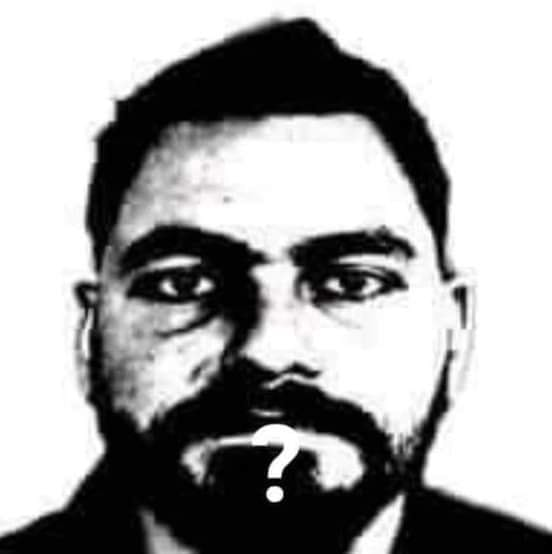
#> input picture pruebas/imgs/pimienta.jpg, 552 x 554 px
$ python shapes.py
#> lines starting #> are read from the running program, lines starting #| are printed output that depends on the picture; after the words box and inside, x2 and y2 are one past the last pixel; in counts of white or black regions, pixels touching at a corner belong together
import cv2
import numpy as np

img = np.zeros((512,512,3),np.uint8)
img2 = cv2.imread('imgs/pimienta.jpg')
#> img2 is the input picture: shape (554, 552, 3); mean B, G, R 162, 162, 162
print(img.shape)
print(img2.shape)
#| (554, 552, 3)

img[200:300,100:300] = 255,0,0

cv2.line(img2,(0,0),(img2.shape[1],img2.shape[0]),(0,0,255),3)
cv2.line(img2,(0,img2.shape[0]),(img2.shape[1],0),(0,0,255),3)
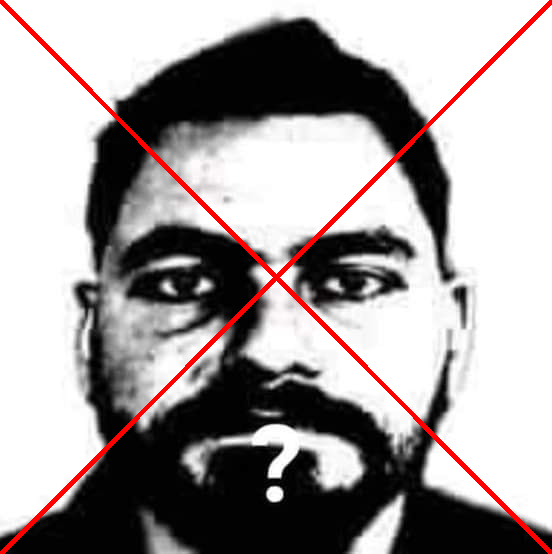
#> img2: shape (554, 552, 3); mean B, G, R 157.4, 157.4, 163.7
cv2.rectangle(img,(100,150),(300,350),(0,255,0),2)
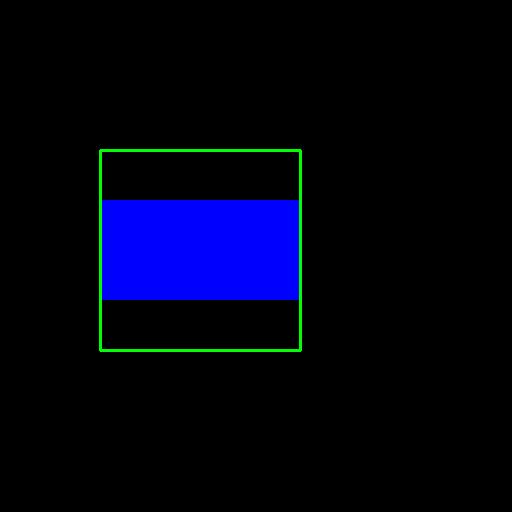
#> img: shape (512, 512, 3); mean of channels 0, 1, 2 19.2, 2.3, 0; drawn as B, G, R
cv2.line(img,(100,150),(300,350),(0,0,255),2)
cv2.line(img,(300,150),(100,350),(0,0,255),2)

cv2.circle(img,(400,50),30,(11,107,221),cv2.FILLED)
cv2.circle(img,(400,50),31,(255,255,255),2)
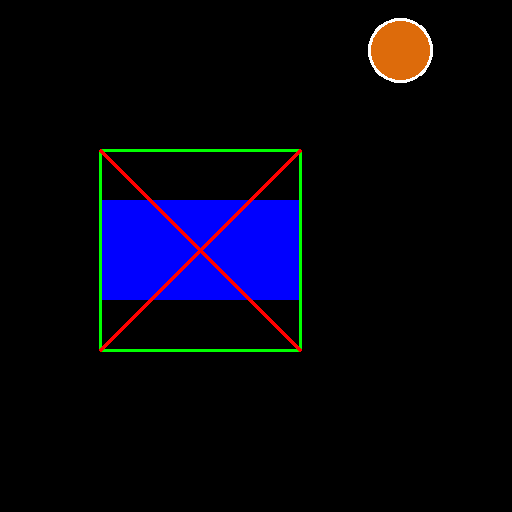
#> img: shape (512, 512, 3); mean of channels 0, 1, 2 18.9, 4, 4.8; drawn as B, G, R

cv2.putText(img2,"SE BUSCA",(100,70),cv2.FONT_HERSHEY_SIMPLEX,2,(0,0,255))
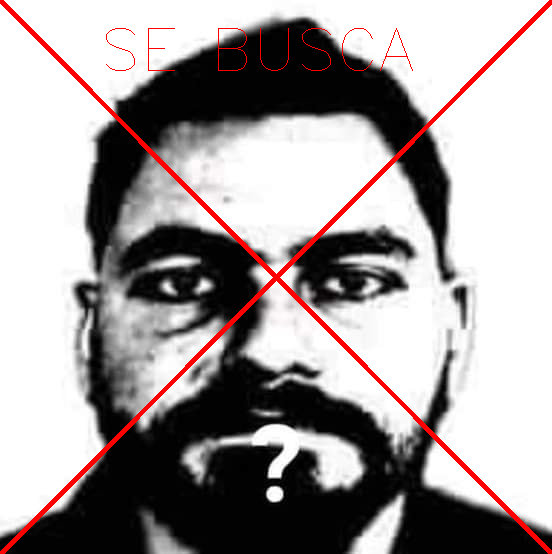
#> img2: shape (554, 552, 3); 0.25% of pixels changed, all inside (x1, y1, x2, y2) = (106, 28, 413, 71)


cv2.imshow('imagen', img)
cv2.imshow('pimienta funada', img2)

cv2.waitKey(0)

$ run again, with pruebas/imgs/cards2.jpg copied over pruebas/imgs/pimienta.jpg
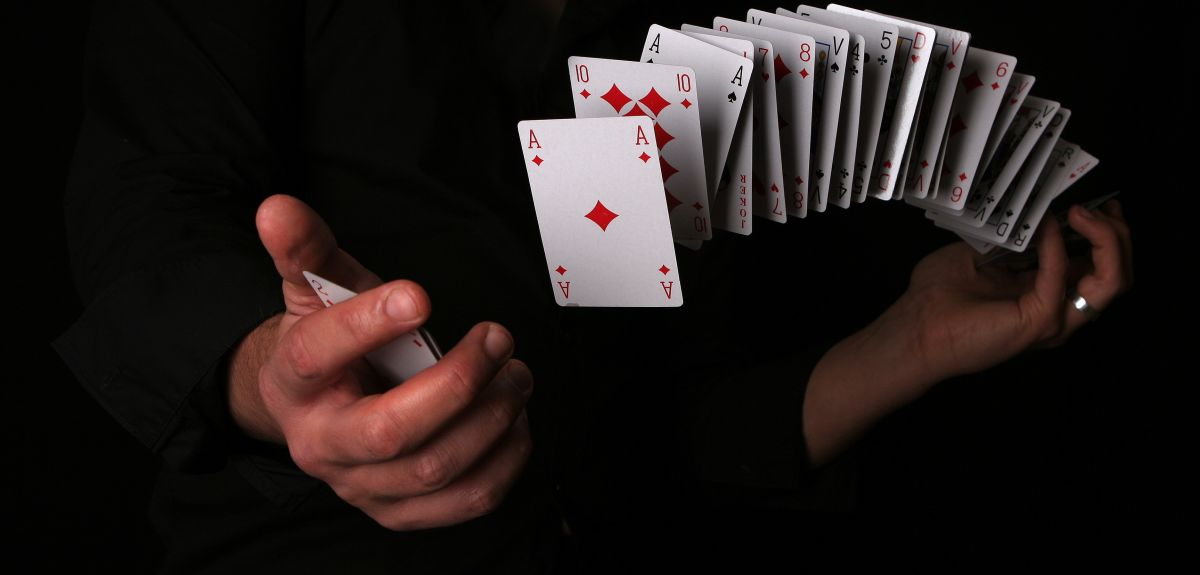
#> input picture pruebas/imgs/cards2.jpg, 1200 x 575 px
#> img2 is the input picture: shape (575, 1200, 3); mean B, G, R 25.4, 27, 34.1
#| (575, 1200, 3)
#> `cv2.line(img2,(0,img2.shape[0]),(img2.shape[1],0),(0,0,255),3)`:
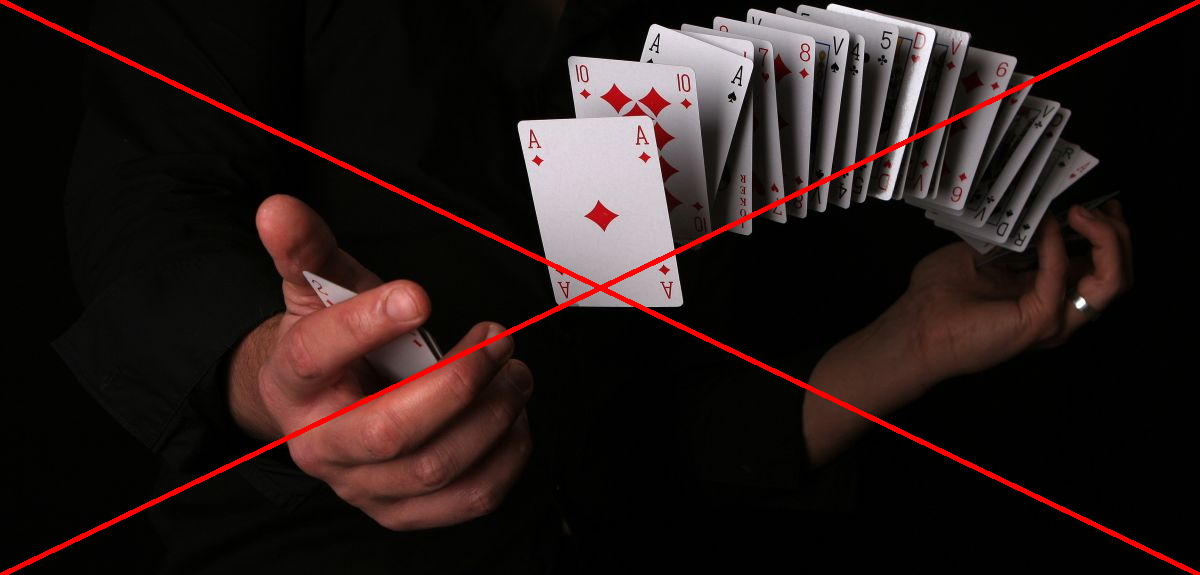
#> img2: shape (575, 1200, 3); mean B, G, R 24.8, 26.3, 38.3
#> `cv2.putText(img2,"SE BUSCA",(100,70),cv2.FONT_HERSHEY_SIMPLEX,2,(0,0,2..`:
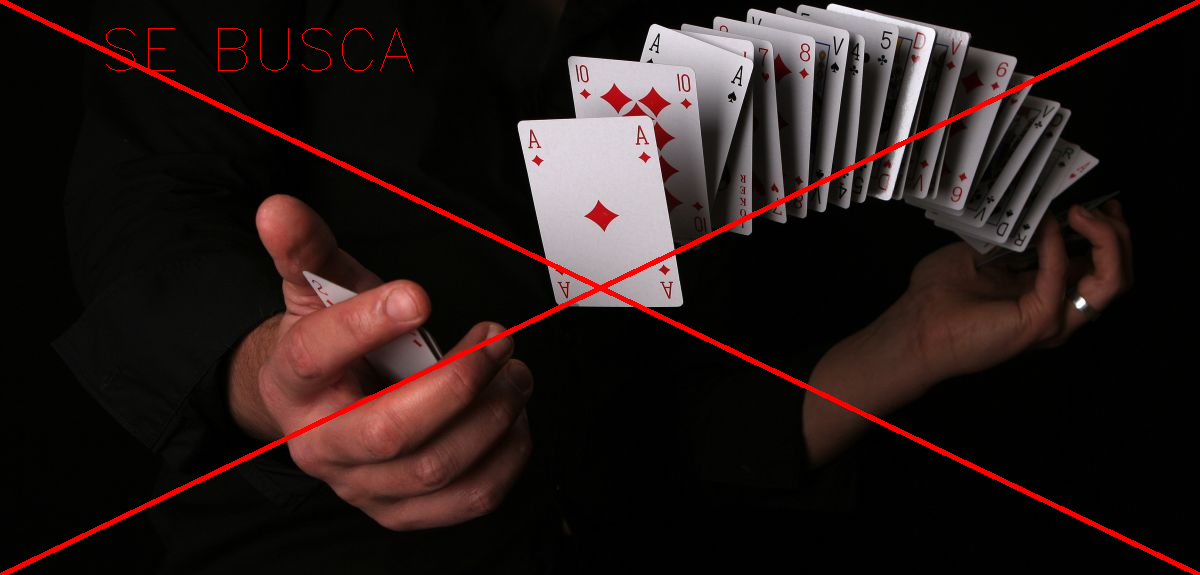
#> img2: shape (575, 1200, 3); 0.11% of pixels changed, all inside (x1, y1, x2, y2) = (106, 28, 413, 71)
